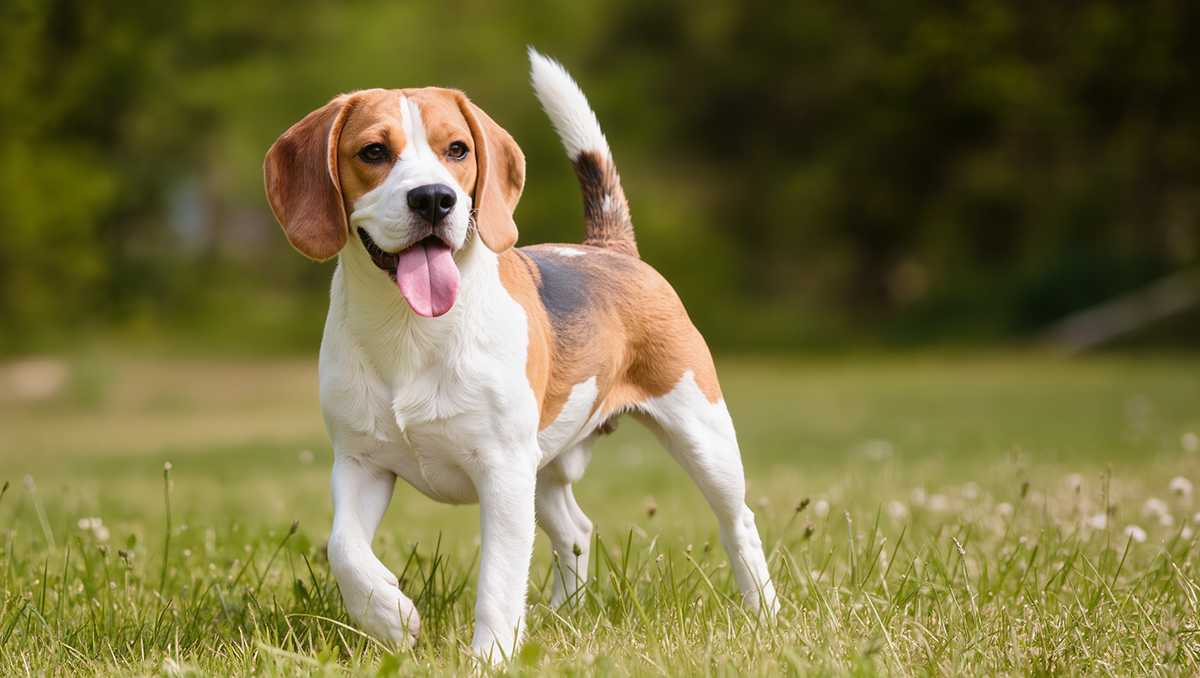
#> input picture image.png, 1200 x 678 px, found by its file name
$ python HT7.py
#> lines starting #> are read from the running program, lines starting #| are printed output that depends on the picture; after the words box and inside, x2 and y2 are one past the last pixel; in counts of white or black regions, pixels touching at a corner belong together
import re
import numpy as np
from pathlib import Path
from PIL import Image

IMAGE_EXT_RE = re.compile(r'\.(?:png|jpe?g|bmp|gif|tiff?)$', re.IGNORECASE)

def is_allowed_file(filename: str) -> bool:
    return IMAGE_EXT_RE.search(filename) is not None

def load_and_encode_image(path: Path, p: int = 16, threshold: int = 128):
#> called with p = 16, threshold = 128
    if not is_allowed_file(path.name):
        raise ValueError(f"Недопустимый формат файла: {path.name}")

    img = Image.open(path).convert("L")
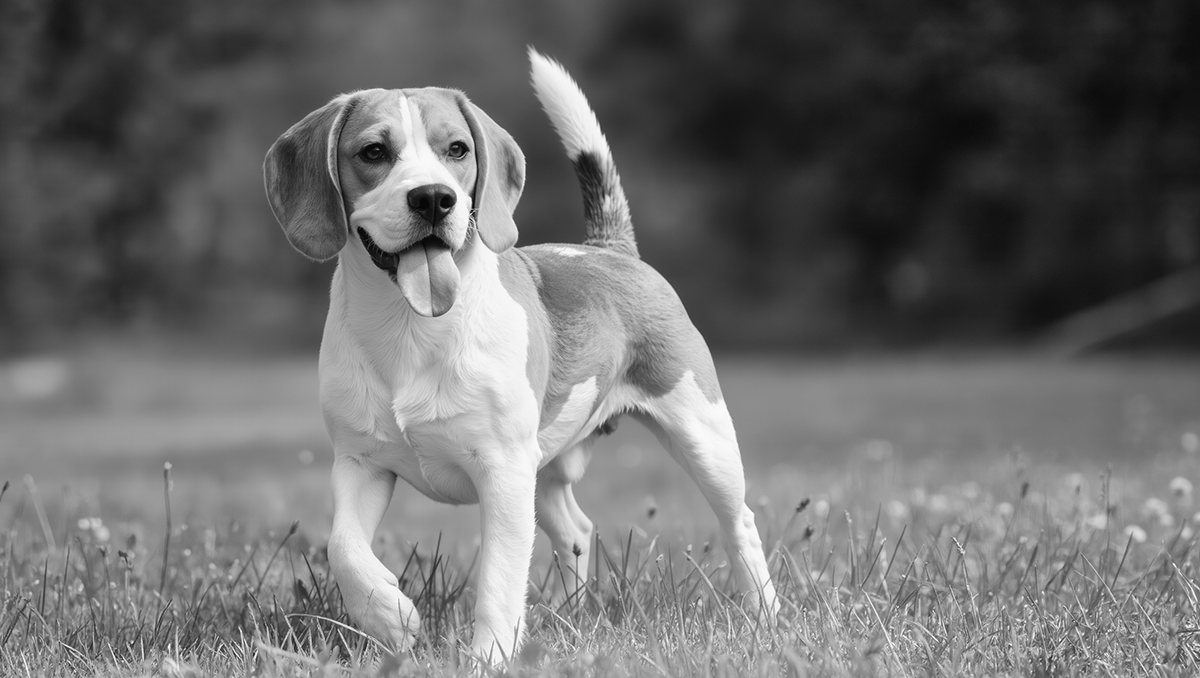
#> img: PIL image 1200x678 L; min 1, max 255, mean 108.6
    arr = np.array(img)

    binary = (arr > threshold).astype(np.uint8)
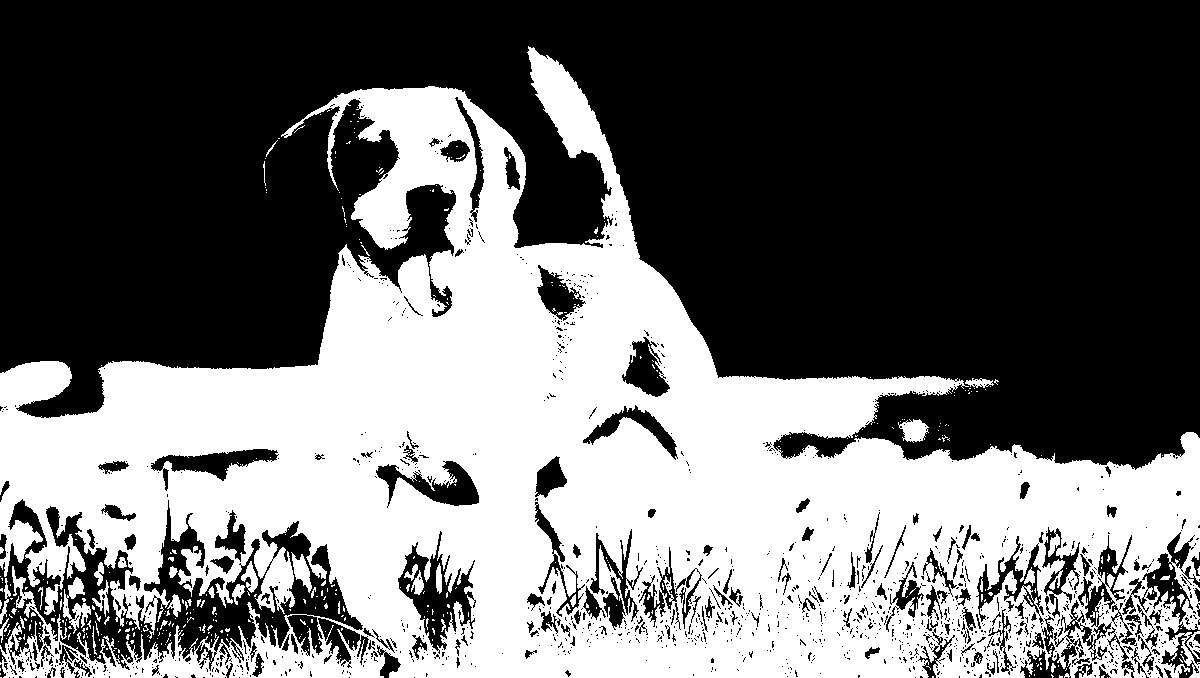
#> binary: shape (678, 1200); values 0 (black) and 1 (white), 42.2% white; 436 white regions (395 under 20 px), largest, box (x1, y1, x2, y2) and area: (0, 46, 1200, 678) 337234, (63, 577, 91, 634) 638, (898, 419, 929, 443) 466

    h, w = binary.shape
#> h = 678; w = 1200
    rows, cols = h // p, w // p
#> rows = 42; cols = 75
    binary = binary[:rows * p, :cols * p]
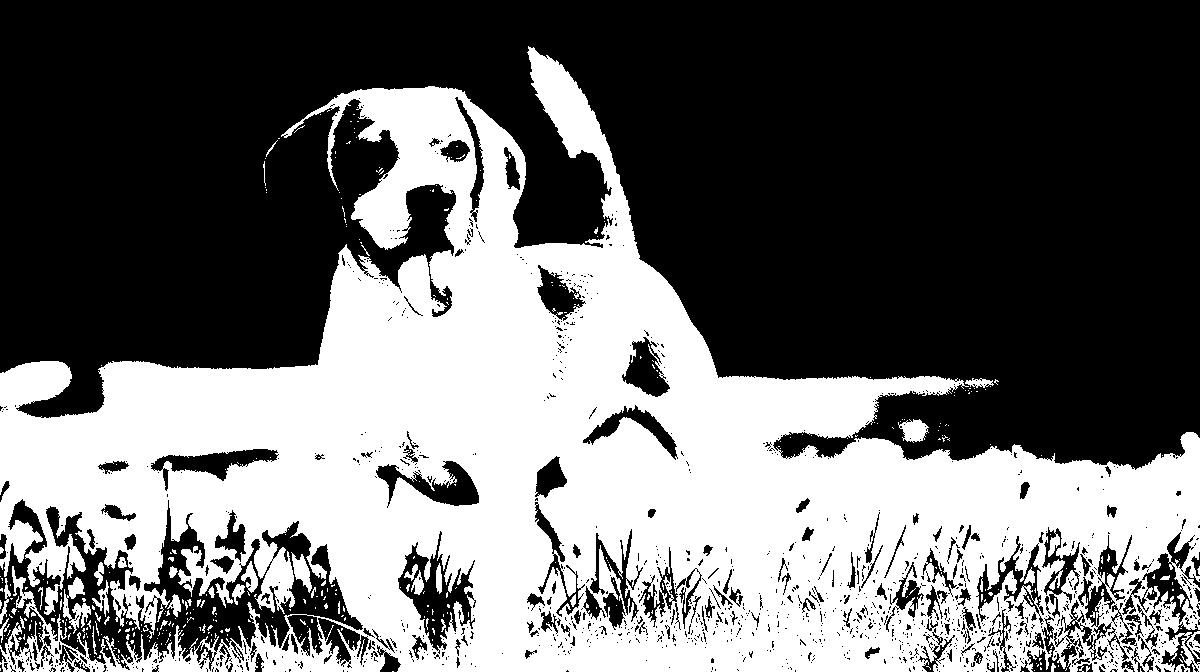
#> binary: shape (672, 1200); values 0 (black) and 1 (white), 41.8% white; 429 white regions (387 under 20 px), largest, box (x1, y1, x2, y2) and area: (0, 46, 1200, 672) 330945, (63, 577, 91, 634) 638, (898, 419, 929, 443) 466

    grid = np.zeros((rows, cols), dtype=np.uint8)
    for i in range(rows):
        for j in range(cols):
            patch = binary[i*p:(i+1)*p, j*p:(j+1)*p]
            grid[i, j] = int(patch.mean() >= 0.5)
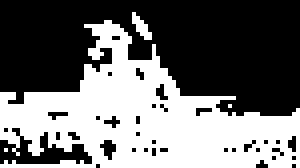
#> grid: shape (42, 75) (shown 4 times larger); values 0 (black) and 1 (white), 43.7% white; 4 white regions (3 under 20 px), largest, box (x1, y1, x2, y2) and area: (0, 5, 75, 42) 1356
#> (printed output is left out)
#| Длина строки: 3150

    code = "".join(str(int(v)) for row in grid for v in row)
    return grid, code

def count_cross_regex(grid: np.ndarray) -> int:
    rows, cols = grid.shape
#> rows = 42; cols = 75
    if rows < 3 or cols < 3:
        return 0

    s = "\n".join("".join(str(int(v)) for v in row) for row in grid)
    total = 0

    for c in range(cols - 2):
        pattern = (
            "(?=101" + "." * (cols - c - 3) +
            "\n" + "." * c + "000" + "." * (cols - c - 3) +
            "\n" + "." * c + "101)"
        )
        total += sum(1 for _ in re.finditer(pattern, s))
#> this loop made 73 passes
#> total on passes 1 to 12: 0, 0, 0, 0, 0, 0, 0, 0, 0, 0, 0, 0
#> after the loop, total = 1

    return total

if __name__ == "__main__":

    target_dir = Path(r"C:\Users\Пользователь\AppData\Local\Programs\Microsoft VS Code")
    img_path = target_dir / "image.png"

    grid, code = load_and_encode_image(img_path, p=16)

    print(f"r'{code}'")
    print(f"Длина строки: {len(code)}")
    print(f"Количество крестов: {count_cross_regex(grid)}")
#| Количество крестов: 1
